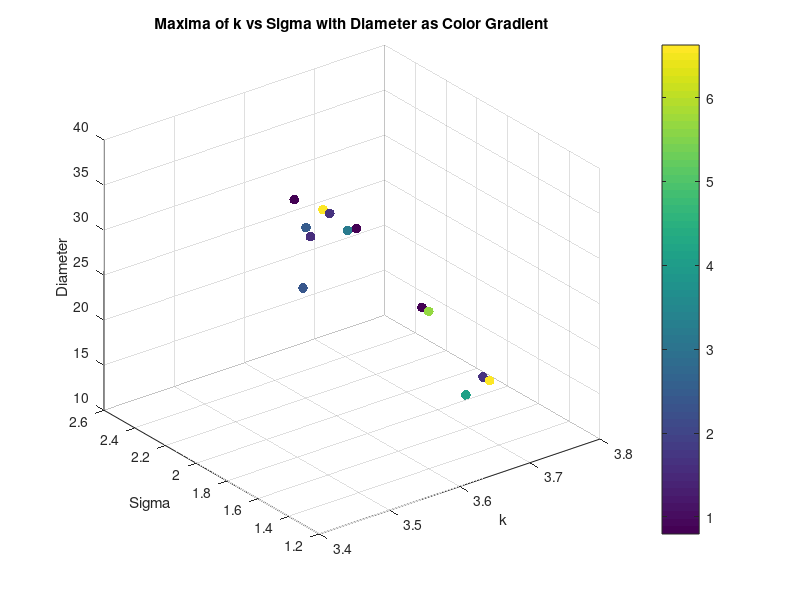
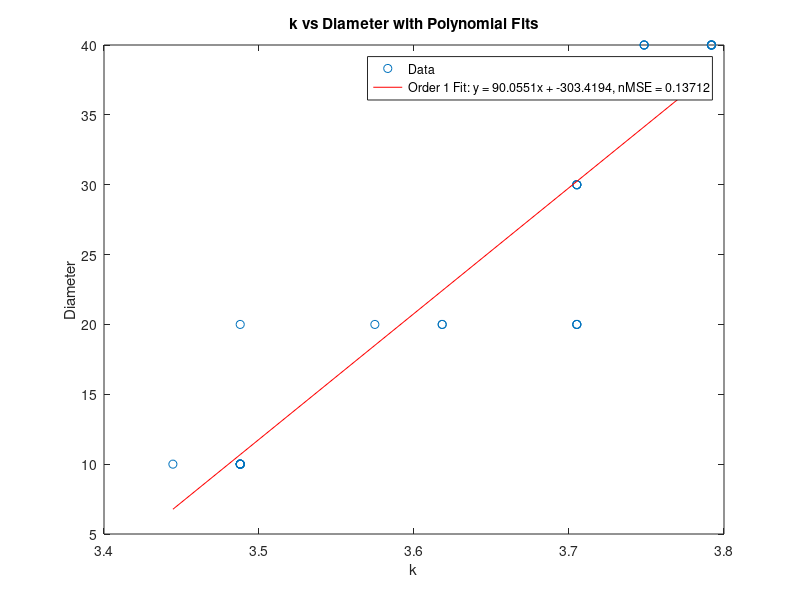

These figures' MATLAB source, in order:
clear all;
close all;


% %% Torque Analysis
% load('maxima_data.mat');
% scatter3(maxima_k, maxima_sigma, torque_values, 20, maxima_corr, 'filled');
% xlabel('k');
% ylabel('Sigma');
% zlabel('Torque');
% title('Maxima of k vs Sigma with Torque as Color Gradient');
% colorbar;
% grid on;
% % K means clustering of torque into 10 clusters, taking mean of each cluster k, sigma and corr too
% [cluster_idx, cluster_centers] = kmeans(torque_values', 10);
% % Take the mean of each cluster
% torque_means = zeros(10, 1);
% sigma_means = zeros(10, 1);
% k_means = zeros(10, 1);
% corr_means = zeros(10, 1);
% for i = 1:10
%     torque_means(i) = mean(torque_values(cluster_idx == i));
%     sigma_means(i) = mean(maxima_sigma(cluster_idx == i));
%     k_means(i) = mean(maxima_k(cluster_idx == i));
%     corr_means(i) = mean(maxima_corr(cluster_idx == i));
% end
% % Plot the clusters
% figure;
% scatter3(k_means, sigma_means, torque_means, 50, corr_means, 'filled');
% xlabel('k');
% ylabel('Sigma');
% zlabel('Torque');
% title('Clustered Maxima of k vs Sigma with Torque as Color Gradient');
% colorbar;
% grid on;
% % Ensure data is sorted for polyfit
% [sigma_sorted, sort_idx] = sort(maxima_sigma);
% torque_sorted = torque_values(sort_idx);
% % Display correlation between torque and sigma
% disp('Correlation between Torque and Sigma:');
% disp(corr(torque_sorted', sigma_sorted'));
% % Display correlation between torque and sigma^2
% disp('Correlation between Torque and Sigma^2:');
% disp(corr(torque_sorted', sigma_sorted'.^2));
% % Polyfit for sigma vs torque (order 1 and 2)
% p1_sigma = polyfit(sigma_sorted, torque_sorted, 1);
% % Calculate fitted values and normalized MSE for sigma vs torque
% fitted_torque_p1_sigma = polyval(p1_sigma, sigma_sorted);
% mse_p1_sigma = mean((torque_sorted - fitted_torque_p1_sigma).^2);
% nmse_p1_sigma = mse_p1_sigma / var(torque_sorted);
% % Display results for sigma vs torque
% disp('Sigma vs Torque:');
% disp(['Order 1 nMSE: ', num2str(nmse_p1_sigma)]);
% %display correlation between torque and sigma
% % Plot for sigma vs torque with polynomial fits (first instance)
% figure;
% plot(sigma_sorted, torque_sorted, 'o', 'DisplayName', 'Data');
% hold on;
% plot(sigma_sorted, fitted_torque_p1_sigma, '-r', 'DisplayName', ...
%     ['Order 1 Fit: y = ', num2str(p1_sigma(1)), 'x + ', num2str(p1_sigma(2)), ...
%     ', nMSE = ', num2str(nmse_p1_sigma)]);
% xlabel('Sigma');
% ylabel('Torque');
% title('Sigma vs Torque with Polynomial Fits');
% legend('show');
% grid on;
% % Ensure data is sorted for polyfit
% [sigma_sorted, sort_idx] = sort(sigma_means);
% torque_sorted = torque_means(sort_idx);
% %Display correlation between torque and sigma
% disp('Correlation between Torque and Sigma:');
% disp(corr(torque_sorted, sigma_sorted));
% %Display correlation between torque and sigma^2
% disp('Correlation between Torque and Sigma^2:');
% disp(corr(torque_sorted, sigma_sorted.^2));
% % Polyfit for sigma vs torque (order 1 and 2)
% p1_sigma = polyfit(sigma_sorted, torque_sorted, 1);
% p2_sigma = polyfit(sigma_sorted, torque_sorted, 2);
% % Calculate zitted values and normalized MSE for sigma vs torque
% fitted_torque_p1_sigma = polyval(p1_sigma, sigma_sorted);
% fitted_torque_p2_sigma = polyval(p2_sigma, sigma_sorted);
% mse_p1_sigma = mean((torque_sorted - fitted_torque_p1_sigma).^2);
% mse_p2_sigma = mean((torque_sorted - fitted_torque_p2_sigma).^2);
% nmse_p1_sigma = mse_p1_sigma / var(torque_sorted);
% nmse_p2_sigma = mse_p2_sigma / var(torque_sorted);
% % Display results for sigma vs torque
% disp('Sigma vs Torque:');
% disp(['Order 1 nMSE: ', num2str(nmse_p1_sigma)]);
% disp(['Order 2 nMSE: ', num2str(nmse_p2_sigma)]);
% % Plot for sigma vs torque with polynomial fits (second instance)
% figure;
% plot(sigma_sorted, torque_sorted, 'o', 'DisplayName', 'Data');
% hold on;
% plot(sigma_sorted, fitted_torque_p1_sigma, '-r', 'DisplayName', ...
%     ['Order 1 Fit: y = ', num2str(p1_sigma(1)), 'x + ', num2str(p1_sigma(2)), ...
%     ', nMSE = ', num2str(nmse_p1_sigma)]);
% plot(sigma_sorted, fitted_torque_p2_sigma, '--g', 'DisplayName', ...
%     ['Order 2 Fit: y = ', num2str(p2_sigma(1)), 'x^2 + ', num2str(p2_sigma(2)), ...
%     'x + ', num2str(p2_sigma(3)), ', nMSE = ', num2str(nmse_p2_sigma)]);
% xlabel('Sigma');
% ylabel('Torque');
% title('Sigma vs Torque with Polynomial Fits');
% legend('show');
% grid on;

%% Diameter Analysis
% Saved as diameter_value, k_values(max_k_idx), sigma_values(max_sigma_idx), max_val
load('maxima_data_Diam.mat');

scatter3(maxima_matrix(:, 2), maxima_matrix(:, 3), maxima_matrix(:, 1), 50, maxima_matrix(:, 4), 'filled'); 
xlabel('k');
ylabel('Sigma');
zlabel('Diameter');
title('Maxima of k vs Sigma with Diameter as Color Gradient');
colorbar;
grid on;

% K vs d
% Ensure data is sorted for polyfit
[k_sorted, sort_idx] = sort(maxima_matrix(:, 2));
d_sorted = maxima_matrix(:, 1);
% Display correlation between d and k
disp('Correlation between Diameter and k:');
disp(corr(d_sorted, k_sorted));

%plot for k vs diam with polynomial fits
figure;
plot(k_sorted, d_sorted, 'o', 'DisplayName', 'Data');
hold on;
p1_k = polyfit(k_sorted, d_sorted, 1);
fitted_d_p1_k = polyval(p1_k, k_sorted);
mse_p1_k = mean((d_sorted - fitted_d_p1_k).^2);
nmse_p1_k = mse_p1_k / var(d_sorted);
disp('Diameter vs k:');
disp(['Order 1 nMSE: ', num2str(nmse_p1_k)]);
plot(k_sorted, fitted_d_p1_k, '-r', 'DisplayName', ...
    ['Order 1 Fit: y = ', num2str(p1_k(1)), 'x + ', num2str(p1_k(2)), ...
    ', nMSE = ', num2str(nmse_p1_k)]);
xlabel('k');
ylabel('Diameter');
title('k vs Diameter with Polynomial Fits');
legend('show');






